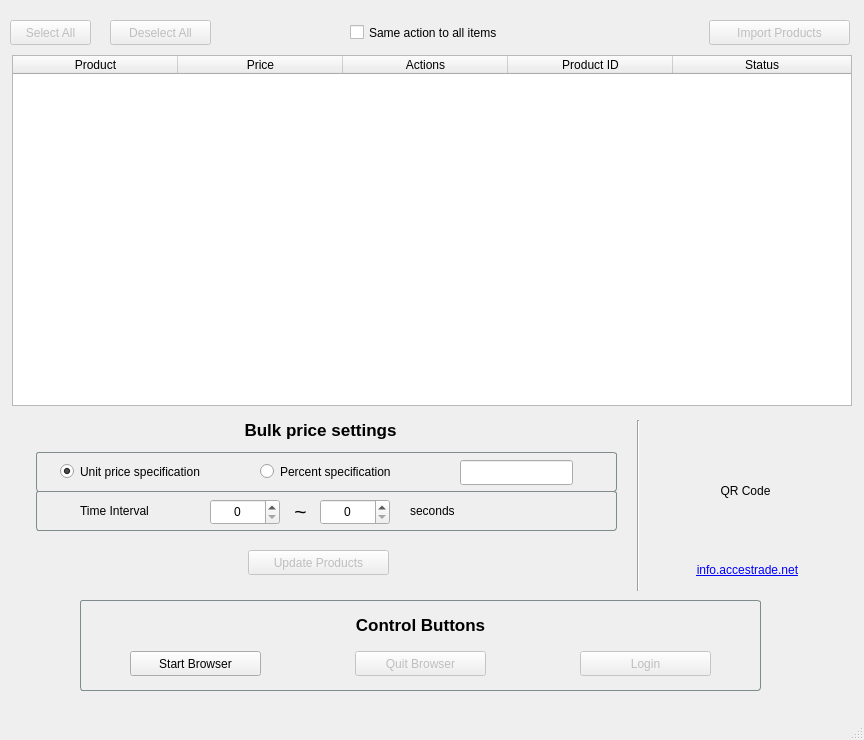
<?xml version="1.0" encoding="UTF-8"?>
<ui version="4.0">
 <class>MainWindow</class>
 <widget class="QMainWindow" name="MainWindow">
  <property name="geometry">
   <rect>
    <x>0</x>
    <y>0</y>
    <width>864</width>
    <height>740</height>
   </rect>
  </property>
  <property name="windowTitle">
   <string>MainWindow</string>
  </property>
  <widget class="QWidget" name="centralwidget">
   <widget class="QPushButton" name="select_all_btn">
    <property name="enabled">
     <bool>false</bool>
    </property>
    <property name="geometry">
     <rect>
      <x>10</x>
      <y>20</y>
      <width>81</width>
      <height>25</height>
     </rect>
    </property>
    <property name="text">
     <string>Select All</string>
    </property>
   </widget>
   <widget class="QPushButton" name="deselect_all_btn">
    <property name="enabled">
     <bool>false</bool>
    </property>
    <property name="geometry">
     <rect>
      <x>110</x>
      <y>20</y>
      <width>101</width>
      <height>25</height>
     </rect>
    </property>
    <property name="text">
     <string>Deselect All</string>
    </property>
   </widget>
   <widget class="QPushButton" name="import_btn">
    <property name="enabled">
     <bool>false</bool>
    </property>
    <property name="geometry">
     <rect>
      <x>709</x>
      <y>20</y>
      <width>141</width>
      <height>25</height>
     </rect>
    </property>
    <property name="text">
     <string>Import Products</string>
    </property>
   </widget>
   <widget class="QLabel" name="label_2">
    <property name="geometry">
     <rect>
      <x>230</x>
      <y>420</y>
      <width>181</width>
      <height>20</height>
     </rect>
    </property>
    <property name="font">
     <font>
      <pointsize>13</pointsize>
      <weight>75</weight>
      <bold>true</bold>
     </font>
    </property>
    <property name="text">
     <string>Bulk price settings</string>
    </property>
    <property name="alignment">
     <set>Qt::AlignCenter</set>
    </property>
   </widget>
   <widget class="QRadioButton" name="unit_radio_btn">
    <property name="geometry">
     <rect>
      <x>60</x>
      <y>460</y>
      <width>191</width>
      <height>23</height>
     </rect>
    </property>
    <property name="text">
     <string>Unit price specification</string>
    </property>
    <property name="checked">
     <bool>true</bool>
    </property>
   </widget>
   <widget class="QRadioButton" name="percent_radio_btn">
    <property name="geometry">
     <rect>
      <x>260</x>
      <y>460</y>
      <width>191</width>
      <height>23</height>
     </rect>
    </property>
    <property name="text">
     <string>Percent specification</string>
    </property>
   </widget>
   <widget class="Line" name="line">
    <property name="geometry">
     <rect>
      <x>630</x>
      <y>420</y>
      <width>16</width>
      <height>171</height>
     </rect>
    </property>
    <property name="styleSheet">
     <string notr="true">Line {
	
   color: #7f8c8d
}</string>
    </property>
    <property name="orientation">
     <enum>Qt::Vertical</enum>
    </property>
   </widget>
   <widget class="QLineEdit" name="reduction_amount">
    <property name="geometry">
     <rect>
      <x>460</x>
      <y>460</y>
      <width>113</width>
      <height>25</height>
     </rect>
    </property>
   </widget>
   <widget class="QLabel" name="label_3">
    <property name="geometry">
     <rect>
      <x>80</x>
      <y>501</y>
      <width>181</width>
      <height>20</height>
     </rect>
    </property>
    <property name="text">
     <string>Time Interval</string>
    </property>
    <property name="alignment">
     <set>Qt::AlignLeading|Qt::AlignLeft|Qt::AlignVCenter</set>
    </property>
   </widget>
   <widget class="QSpinBox" name="list_lower_val">
    <property name="geometry">
     <rect>
      <x>210</x>
      <y>499</y>
      <width>70</width>
      <height>26</height>
     </rect>
    </property>
    <property name="alignment">
     <set>Qt::AlignCenter</set>
    </property>
    <property name="maximum">
     <number>1000000000</number>
    </property>
   </widget>
   <widget class="QSpinBox" name="list_upper_val">
    <property name="geometry">
     <rect>
      <x>320</x>
      <y>499</y>
      <width>70</width>
      <height>26</height>
     </rect>
    </property>
    <property name="alignment">
     <set>Qt::AlignCenter</set>
    </property>
    <property name="maximum">
     <number>1000000000</number>
    </property>
   </widget>
   <widget class="QLabel" name="label_4">
    <property name="geometry">
     <rect>
      <x>290</x>
      <y>501</y>
      <width>21</width>
      <height>20</height>
     </rect>
    </property>
    <property name="font">
     <font>
      <pointsize>16</pointsize>
     </font>
    </property>
    <property name="text">
     <string>~</string>
    </property>
    <property name="alignment">
     <set>Qt::AlignCenter</set>
    </property>
   </widget>
   <widget class="QLabel" name="label_5">
    <property name="geometry">
     <rect>
      <x>410</x>
      <y>501</y>
      <width>61</width>
      <height>20</height>
     </rect>
    </property>
    <property name="text">
     <string>seconds</string>
    </property>
    <property name="alignment">
     <set>Qt::AlignLeading|Qt::AlignLeft|Qt::AlignVCenter</set>
    </property>
   </widget>
   <widget class="QPushButton" name="reduction_btn">
    <property name="enabled">
     <bool>false</bool>
    </property>
    <property name="geometry">
     <rect>
      <x>248</x>
      <y>550</y>
      <width>141</width>
      <height>25</height>
     </rect>
    </property>
    <property name="text">
     <string>Update Products</string>
    </property>
   </widget>
   <widget class="QLabel" name="website_url">
    <property name="geometry">
     <rect>
      <x>657</x>
      <y>560</y>
      <width>181</width>
      <height>20</height>
     </rect>
    </property>
    <property name="styleSheet">
     <string notr="true">color: rgb(52, 101, 164);</string>
    </property>
    <property name="text">
     <string>&lt;html&gt;&lt;head/&gt;&lt;body&gt;&lt;p&gt;&lt;a href=&quot;https://info.accestrade.net&quot;&gt;&lt;span style=&quot; color:#0000ff;&quot;&gt;info.accestrade.net&lt;/span&gt;&lt;/a&gt;&lt;/p&gt;&lt;/body&gt;&lt;/html&gt;</string>
    </property>
    <property name="alignment">
     <set>Qt::AlignCenter</set>
    </property>
    <property name="openExternalLinks">
     <bool>true</bool>
    </property>
    <property name="textInteractionFlags">
     <set>Qt::LinksAccessibleByMouse|Qt::TextSelectableByMouse</set>
    </property>
   </widget>
   <widget class="QLabel" name="qr_code_label">
    <property name="geometry">
     <rect>
      <x>665</x>
      <y>430</y>
      <width>161</width>
      <height>121</height>
     </rect>
    </property>
    <property name="text">
     <string>QR Code</string>
    </property>
    <property name="alignment">
     <set>Qt::AlignCenter</set>
    </property>
   </widget>
   <widget class="QPushButton" name="start_browser_btn">
    <property name="geometry">
     <rect>
      <x>130</x>
      <y>651</y>
      <width>131</width>
      <height>25</height>
     </rect>
    </property>
    <property name="text">
     <string>Start Browser</string>
    </property>
   </widget>
   <widget class="QPushButton" name="quit_browser_btn">
    <property name="enabled">
     <bool>false</bool>
    </property>
    <property name="geometry">
     <rect>
      <x>355</x>
      <y>651</y>
      <width>131</width>
      <height>25</height>
     </rect>
    </property>
    <property name="text">
     <string>Quit Browser</string>
    </property>
   </widget>
   <widget class="QPushButton" name="login_btn">
    <property name="enabled">
     <bool>false</bool>
    </property>
    <property name="geometry">
     <rect>
      <x>580</x>
      <y>651</y>
      <width>131</width>
      <height>25</height>
     </rect>
    </property>
    <property name="text">
     <string>Login</string>
    </property>
   </widget>
   <widget class="QFrame" name="frame">
    <property name="geometry">
     <rect>
      <x>80</x>
      <y>600</y>
      <width>681</width>
      <height>91</height>
     </rect>
    </property>
    <property name="styleSheet">
     <string notr="true">QFrame {border-width: 1;
                                border-radius: 3;
                                border-style: solid;
                                border-color: #7f8c8d}</string>
    </property>
    <property name="frameShape">
     <enum>QFrame::StyledPanel</enum>
    </property>
    <property name="frameShadow">
     <enum>QFrame::Raised</enum>
    </property>
   </widget>
   <widget class="QLabel" name="label_7">
    <property name="geometry">
     <rect>
      <x>330</x>
      <y>615</y>
      <width>181</width>
      <height>20</height>
     </rect>
    </property>
    <property name="font">
     <font>
      <pointsize>13</pointsize>
      <weight>75</weight>
      <bold>true</bold>
     </font>
    </property>
    <property name="text">
     <string>Control Buttons</string>
    </property>
    <property name="alignment">
     <set>Qt::AlignCenter</set>
    </property>
   </widget>
   <widget class="QFrame" name="frame_2">
    <property name="geometry">
     <rect>
      <x>36</x>
      <y>452</y>
      <width>581</width>
      <height>40</height>
     </rect>
    </property>
    <property name="styleSheet">
     <string notr="true">QFrame {border-width: 1;
                                border-radius: 3;
                                border-style: solid;
                                border-color: #7f8c8d}</string>
    </property>
    <property name="frameShape">
     <enum>QFrame::StyledPanel</enum>
    </property>
    <property name="frameShadow">
     <enum>QFrame::Raised</enum>
    </property>
   </widget>
   <widget class="QFrame" name="frame_3">
    <property name="geometry">
     <rect>
      <x>36</x>
      <y>491</y>
      <width>581</width>
      <height>40</height>
     </rect>
    </property>
    <property name="styleSheet">
     <string notr="true">QFrame {border-width: 1;
                                border-radius: 3;
                                border-style: solid;
                                border-color: #7f8c8d}</string>
    </property>
    <property name="frameShape">
     <enum>QFrame::StyledPanel</enum>
    </property>
    <property name="frameShadow">
     <enum>QFrame::Raised</enum>
    </property>
   </widget>
   <widget class="QTableWidget" name="tableWidget">
    <property name="geometry">
     <rect>
      <x>12</x>
      <y>55</y>
      <width>840</width>
      <height>351</height>
     </rect>
    </property>
    <property name="toolTip">
     <string/>
    </property>
    <property name="alternatingRowColors">
     <bool>true</bool>
    </property>
    <attribute name="horizontalHeaderDefaultSectionSize">
     <number>165</number>
    </attribute>
    <attribute name="horizontalHeaderStretchLastSection">
     <bool>true</bool>
    </attribute>
    <column>
     <property name="text">
      <string>Product</string>
     </property>
     <property name="textAlignment">
      <set>AlignCenter</set>
     </property>
    </column>
    <column>
     <property name="text">
      <string>Price</string>
     </property>
     <property name="textAlignment">
      <set>AlignCenter</set>
     </property>
    </column>
    <column>
     <property name="text">
      <string>Actions</string>
     </property>
     <property name="textAlignment">
      <set>AlignCenter</set>
     </property>
    </column>
    <column>
     <property name="text">
      <string>Product ID</string>
     </property>
     <property name="toolTip">
      <string/>
     </property>
     <property name="textAlignment">
      <set>AlignCenter</set>
     </property>
    </column>
    <column>
     <property name="text">
      <string>Status</string>
     </property>
     <property name="textAlignment">
      <set>AlignCenter</set>
     </property>
    </column>
   </widget>
   <widget class="QCheckBox" name="same_action_check">
    <property name="geometry">
     <rect>
      <x>350</x>
      <y>21</y>
      <width>201</width>
      <height>23</height>
     </rect>
    </property>
    <property name="text">
     <string>Same action to all items</string>
    </property>
   </widget>
   <zorder>frame_2</zorder>
   <zorder>frame_3</zorder>
   <zorder>frame</zorder>
   <zorder>select_all_btn</zorder>
   <zorder>deselect_all_btn</zorder>
   <zorder>import_btn</zorder>
   <zorder>label_2</zorder>
   <zorder>unit_radio_btn</zorder>
   <zorder>percent_radio_btn</zorder>
   <zorder>line</zorder>
   <zorder>reduction_amount</zorder>
   <zorder>label_3</zorder>
   <zorder>list_lower_val</zorder>
   <zorder>list_upper_val</zorder>
   <zorder>label_4</zorder>
   <zorder>label_5</zorder>
   <zorder>reduction_btn</zorder>
   <zorder>website_url</zorder>
   <zorder>qr_code_label</zorder>
   <zorder>start_browser_btn</zorder>
   <zorder>quit_browser_btn</zorder>
   <zorder>login_btn</zorder>
   <zorder>label_7</zorder>
   <zorder>tableWidget</zorder>
   <zorder>same_action_check</zorder>
  </widget>
  <widget class="QStatusBar" name="statusbar"/>
 </widget>
 <resources/>
 <connections/>
</ui>
